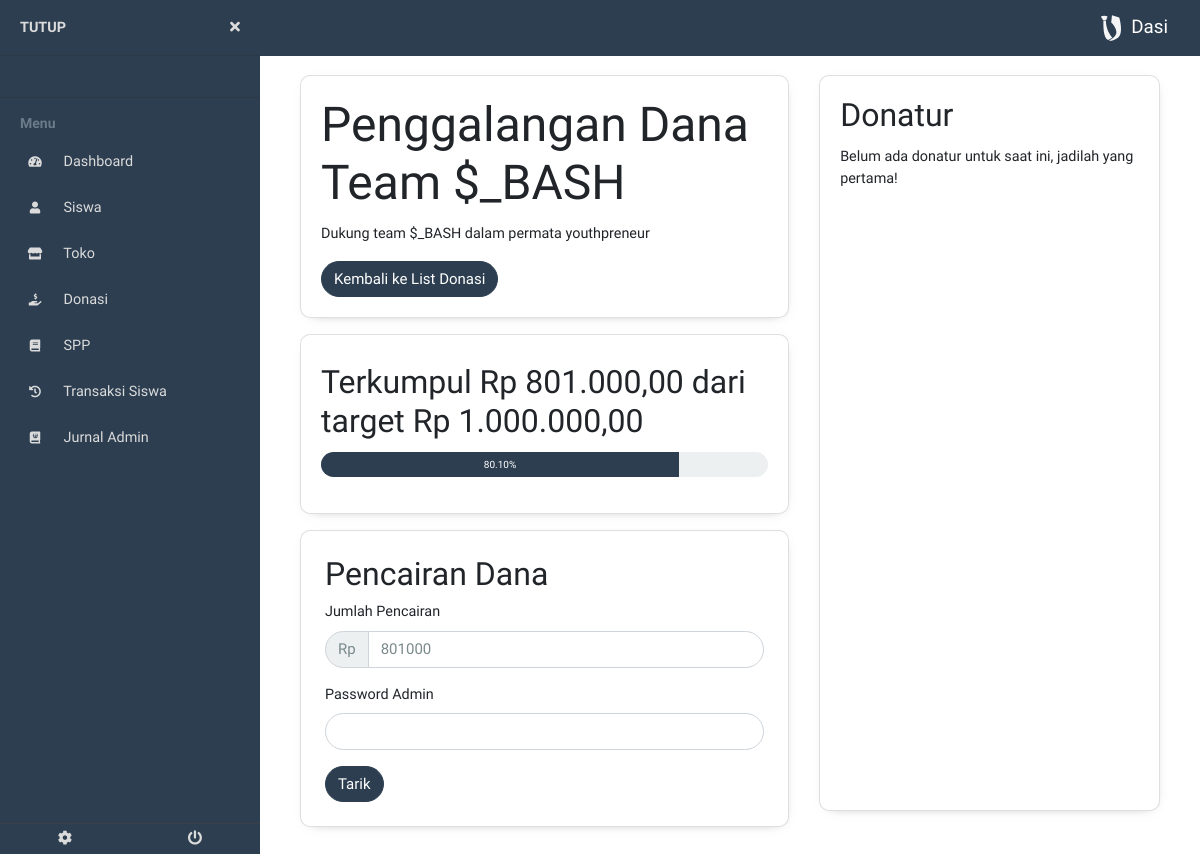
The app's page /admin/infodonasi.php?id_donasi=6 (signed in) with its own data.
### tables this page shows
CREATE TABLE `donation` (
  `id` int(11) NOT NULL,
  `id_sekolah` int(11) NOT NULL,
  `judul` varchar(255) NOT NULL,
  `deskripsi` longtext NOT NULL,
  `posted_by` int(11) NOT NULL COMMENT 'id admin',
  `target_donasi` bigint(20) NOT NULL,
  `terkumpul` bigint(20) NOT NULL DEFAULT '0',
  `status` enum('open','close') NOT NULL DEFAULT 'open'
);

### db/database.php (called while the page is built, shortened)
<?php
require __DIR__ . "/../process/utils.php";
class Database
{
    private $contHost = 'localhost';
    private $contnama = 'dasi';
    private $contUsernama = 'root';
    private $contUserPassword = '';
    private $cont  = null;
    public function __construct()
    {
        if ($this->cont == null) {
            try {
                $this->cont =  new PDO(
                    "mysql:host=" . $this->contHost .
                        ";" . "dbname=" . $this->contnama,
                    $this->contUsernama,
                    $this->contUserPassword
                );
                $this->cont->setAttribute(PDO::ATTR_ERRMODE, PDO::ERRMODE_EXCEPTION);
            } catch (PDOException $e) {
                die($e->getMessage());
            }
        }
        return $this->cont;
    }
    public function getDonation($id, $rettype)
    {
        try {
            $query = $this->cont->prepare(
                "SELECT * FROM donation WHERE id=:id"
            );
            $query->bindParam("id", $id, PDO::PARAM_STR);
            $query->execute();
            if ($query->rowCount() > 0) {
                return $query->fetch($rettype);
            }
        } catch (PDOException $e) {
            return false;
        }
    }
    public function getDonatur($id, $rettype)
    {
        try {
            $query = $this->cont->prepare(
                "SELECT users.nama, users.tingkatan, users.kelas,
                 users.jurusan, users_donation.jumlah, users_donation.private
                 FROM users_donation INNER JOIN users
                 ON users_donation.user_id = users.id
                 WHERE users_donation.donation_id=:id
                 ORDER BY tanggal DESC"
            );
            $query->bindParam("id", $id, PDO::PARAM_STR);
            $query->execute();
        } catch (PDOException $e) {
            return false;
        }
    }
}

### process/getAdminLoginData.php (called while the page is built, shortened)
<?php
require '../db/database.php';
$db = new Database();

### process/utils.php (called while the page is built, shortened)
<?php
function rupiah($angka)
{
    $hasil_rupiah = "Rp " . number_format($angka, 2, ',', '.');
    return $hasil_rupiah;
}

### admin/infodonasi.php (the view, shortened to what this page needs)
<!DOCTYPE html>
<html lang="en">
<head>
    <?php include "../component/helmet.php" ?>
    <?php include "../process/getAdminLoginData.php" ?>
    <?php
    $donationid = $_GET['id_donasi'];
    $res = $db->getDonation($donationid, PDO::FETCH_OBJ);
    ?>
</head>
<body>
    <?php include "../component/admin/sidebaropen.php" ?>
    <?php
    if (!$res) {
        echo "<h1>Tidak dapat menemukan donasi 404</h1>
        <a href='donasi.php' role='button' class='btn btn-primary btn-lg mt-3'>Kembali ke halaman list donasi</a>";
    } else {
        $percentage = number_format(($res->terkumpul / $res->target_donasi) * 100, 2, '.', '')
        ?>
    <div class="row">
        <div class="col-sm-7">
            <div class="card">
                <div class="card-body">
                    <h1 class="card-title"><?= ucwords($res->judul) ?></h1>
                    <p class="card-text"><?= $res->deskripsi ?></p>
                    <a href="donasi.php" role="button" class="btn btn-primary">Kembali ke List Donasi</a>
                </div>
            </div>
            <div class="card mt-3 mb-3">
                <div class="card-body mt-2">
                    <h3 class="card-title">Terkumpul <?= rupiah($res->terkumpul) ?> dari target <?= rupiah($res->target_donasi) ?></h3>
                    <div class="progress mb-3" style="height: 25px;">
                        <div class="progress-bar" role="progressbar" style="width: <?= $percentage ?>%;"><?= $percentage ?>%</div>
                    </div>
                </div>
            </div>
            <div class="card p-4 mt-3" id="tarik_tunai">
                <h3>Pencairan Dana</h3>
                <form action="../actions/pencairan_donasi.php" method="post">
                    <div class="form-group">
                        <label for="jumlah_penarikan">Jumlah Pencairan</label>
                        <div class="input-group">
                            <div class="input-group-prepend">
                                <span class="input-group-text">Rp</span>
                            </div>
                            <input type="number" class="form-control uang" name="nominal" id="jumlah_penarikan" min="1" max="<?= $res->terkumpul ?>" value="<?= $res->terkumpul ?>" required>
                        </div>
                    </div>
                    <div class="form-group">
                        <label for="password">Password Admin</label>
                        <input type="password" class="form-control" name="password" required>
                    </div>
                    <input type="submit" class="btn btn-primary" value="Tarik">
                </form>
            </div>
        </div>
        <div class="col-sm-5 mb-3">
            <div class="card h-100" id="card-wrapper">
                <div class="card-body">
                    <h3 class="card-title">Donatur</h3>
                    <?php
                    $donatur = $db->getDonatur($_GET['id_donasi'], PDO::FETCH_OBJ);
                    if ($donatur) {
                        ?>
                    <div class="table-wrapper-scroll-y table-scroll-v">
                        <table class="table">
                            <tr>
                                <th>Nama</th>
                                <th>Kelas</th>
                                <th>Jumlah Donasi</th>
                            </tr>
                            <?php
                            foreach ($donatur as $d) {
                                ?>
                            <tr>
                                <td><?= $d->private ? "-" : $d->nama ?></td>
                                <td><?= $d->private ? "-" : "$d->tingkatan $d->jurusan $d->kelas" ?></td>
                                <td data-sort="<?=$d->jumlah?>"><?= rupiah($d->jumlah) ?></td>
                            </tr>
                            <?php
                        }
                        ?>
                        </table>
                    </div>
                    <?php
                } else {
                    echo "<p class='card-text'>Belum ada donatur untuk saat ini, jadilah yang pertama!</p>";
                }
                ?>
                </div>
            </div>
        </div>
        <?php
    } ?>
    </div>
    </div>
    <?php include "../component/admin/sidebarclose.php" ?>
</body>
</html>

### styles/main.css (style rules this page uses)
body { margin: 0; height: 100%; font-family: "Titillium Web", sans-serif; }

### styles/sidebar.css (style rules this page uses)
body { font-size: 0.9rem; }

### records on screen
donation: judul "Penggalangan Dana Team $_BASH", deskripsi "Dukung team $_BASH dalam permata youthpreneur", terkumpul "Rp 801.000,00", target_donasi "Rp 1.000.000,00", percentage "80.10", nominal "801000"
